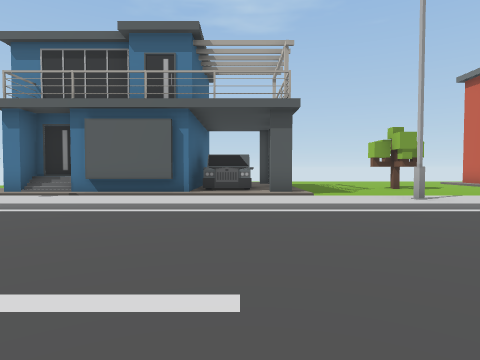
view 1 (above)

24 first-person views from a walk through a scene from a Unity 3-D project. The camera is 1.3 m above the floor, tilts 2° down and sees 75° across. The floor is counted in squares, 2 m on a side. Each view is taken from the middle of a square. On the plan, view 1 faces up. The plan holds only what a view shows up to about 10 squares ahead; the rest is blank. The place goes on beyond the plan. The player is left out.

view 2
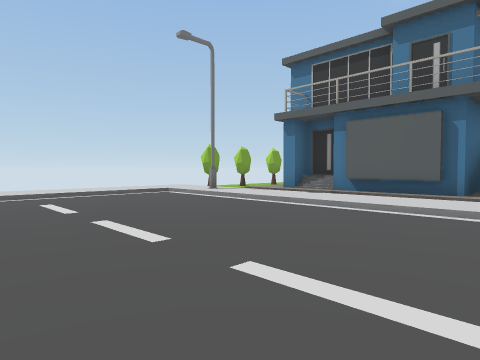

view 3
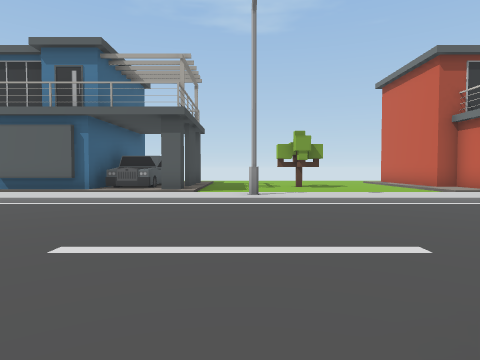

view 4
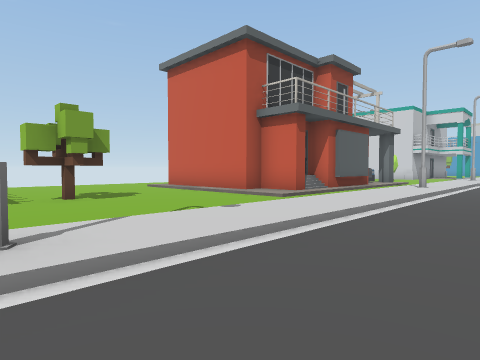

view 5
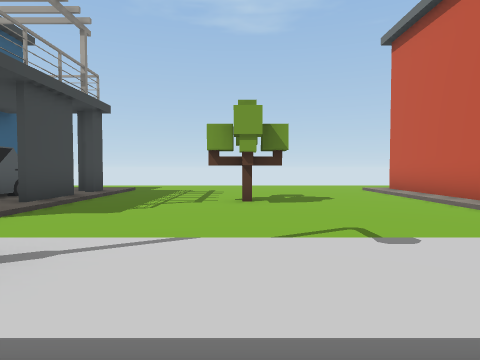

view 6
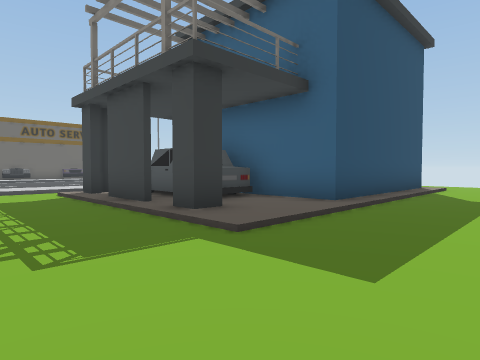

view 7
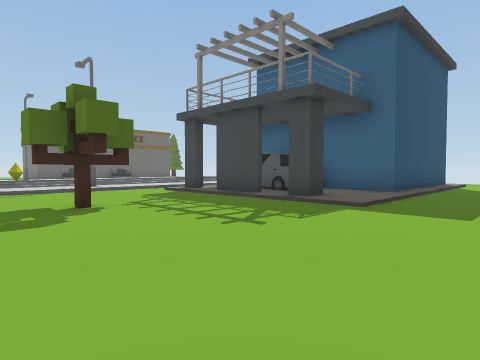

view 8
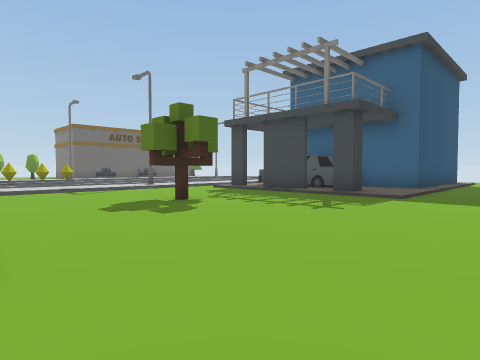

view 9
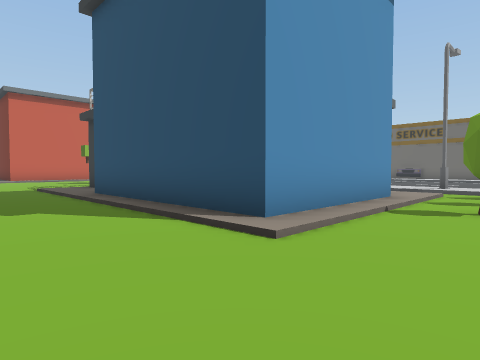

view 10
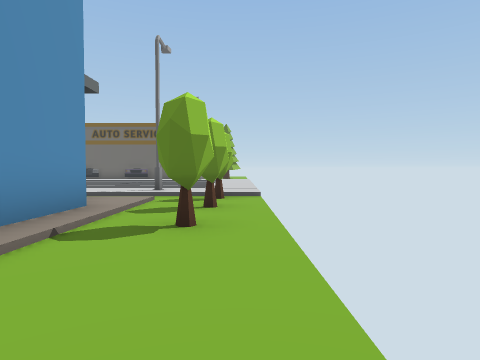

view 11
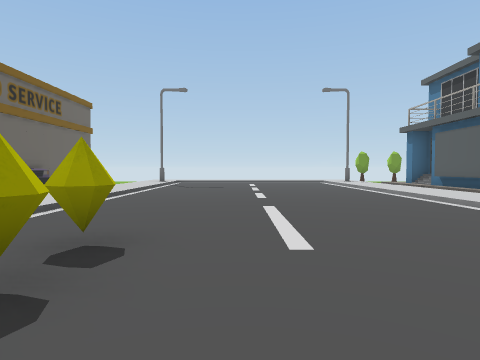

view 12
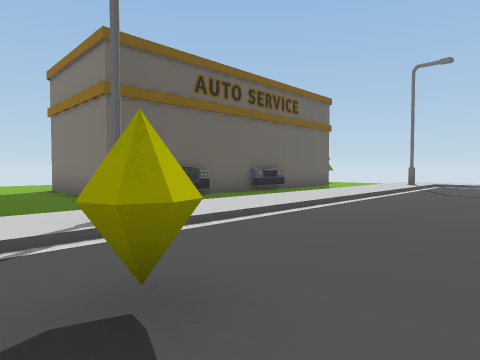

view 13
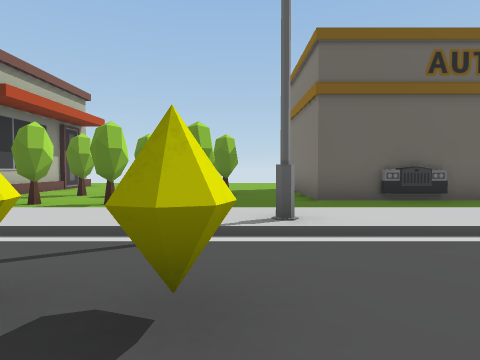

view 14
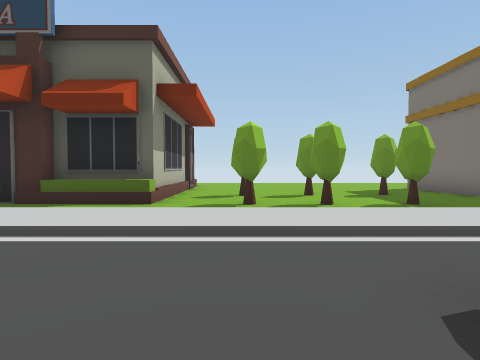

view 15
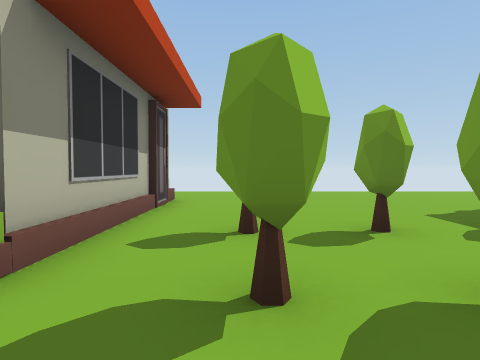

view 16
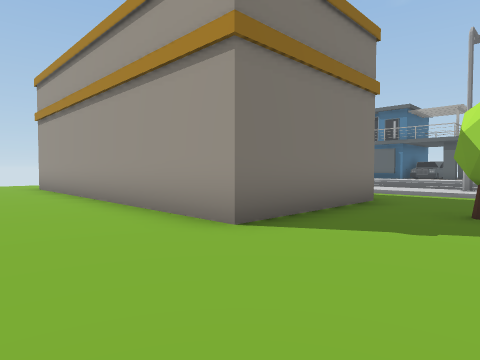

view 17
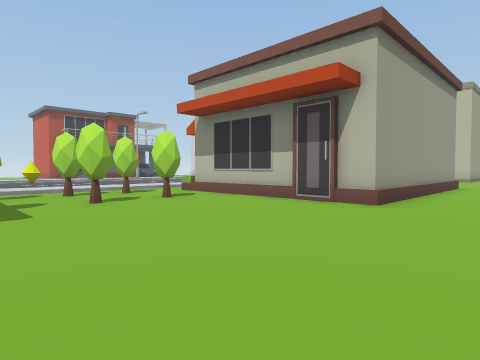

view 18
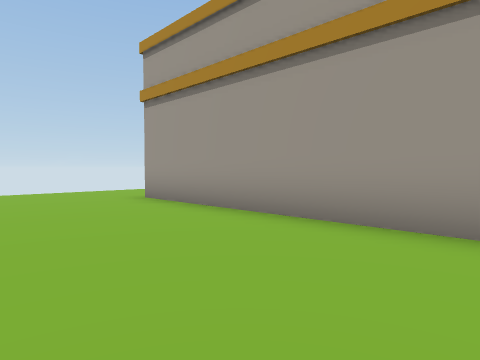

view 19
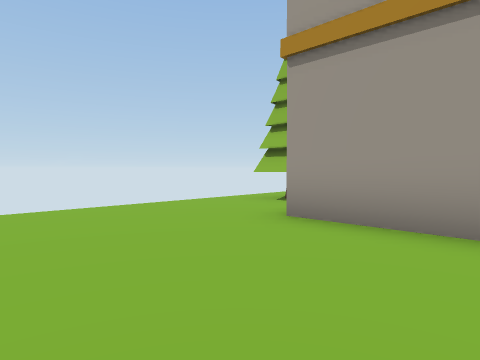

view 20
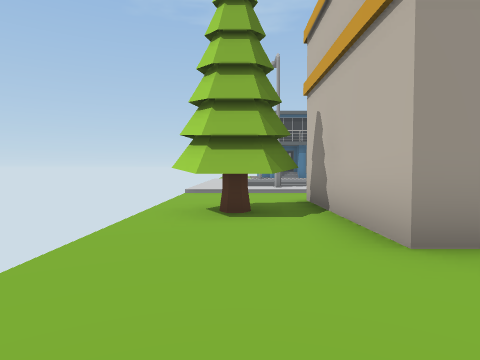

view 21
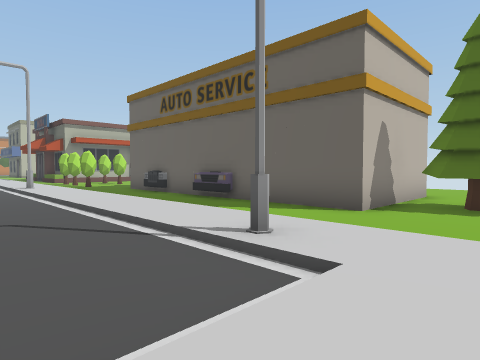

view 22
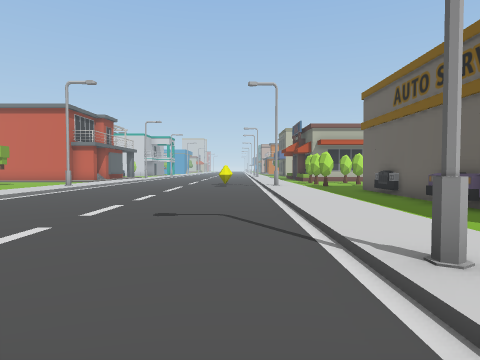

view 23
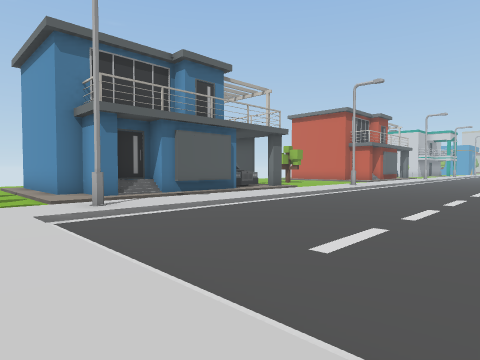

view 24
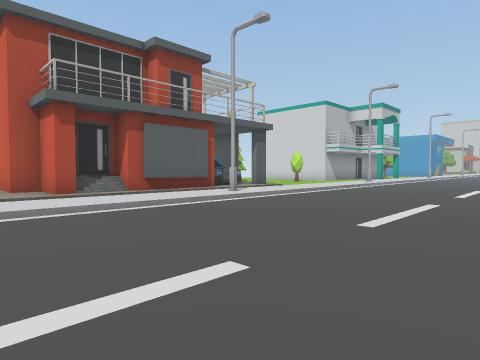

### Floor plan
Key: @ floor where view 1 was taken; # wall or solid block; . main floor; : floor 0.25 m higher than the main floor; / step, stairs or slope; C car; T tree; B building; O other object.
Columns run from 9 left of view 1 to 19 right of it. Each row starts with its distance up from view 1.
 16 .....    ..........
 15 ...................
 14 ...................
 13 ../#####:::......./#
 12 ../#   #::#......./#
 11 ../#    CC#......./#
 10 .O/#    CC#...T.../#
  9 .O/###  CC:......./###
  8 ../#/###::#......./#/###
  7 O...  ..   ...........
  6 ::#:::::::::#::::::::::#::
  5 ://////////////////////////
  4 :/..........................
  3 :/...........................
  2 :/.............. ............
  1 :/..........................
  0 :/.......@...OO.......
 -1 :/..................
 -2 :/#//////////#///////
 -3 :::::::::::::::::::::
 -4 ......................
 -5 ..............OO.O.//BB
 -6 ... BBOBBCCB.......BB
 -7 TTT        B.O.O.O.B
 -8 .T.        B.......B
 -9 ...BBBBBBBBB.......B
-10 ...................BBBBBBB
-11 ...................///////
-12 ........................
-13  ...................

Positions as (right, up) in squares from view 1, and headings:
1: (0, 0), facing up
2: (0, 0), facing up-left
3: (3, -1), facing up
4: (3, 3), facing up-right
5: (5, 4), facing up
6: (4, 16), facing down-left
7: (7, 16), facing down-left
8: (9, 16), facing down-left
9: (-9, 16), facing down-right
10: (-9, 14), facing down
11: (7, 1), facing left
12: (5, 1), facing down-left
13: (4, 1), facing down
14: (8, 1), facing down
15: (8, -3), facing down
16: (5, -12), facing up-left
17: (4, -13), facing up-right
18: (0, -13), facing up-left
19: (-4, -13), facing up-left
20: (-8, -12), facing up
21: (-9, 0), facing down-right
22: (-9, -1), facing right
23: (-9, 0), facing up-right
24: (8, 0), facing up-right
